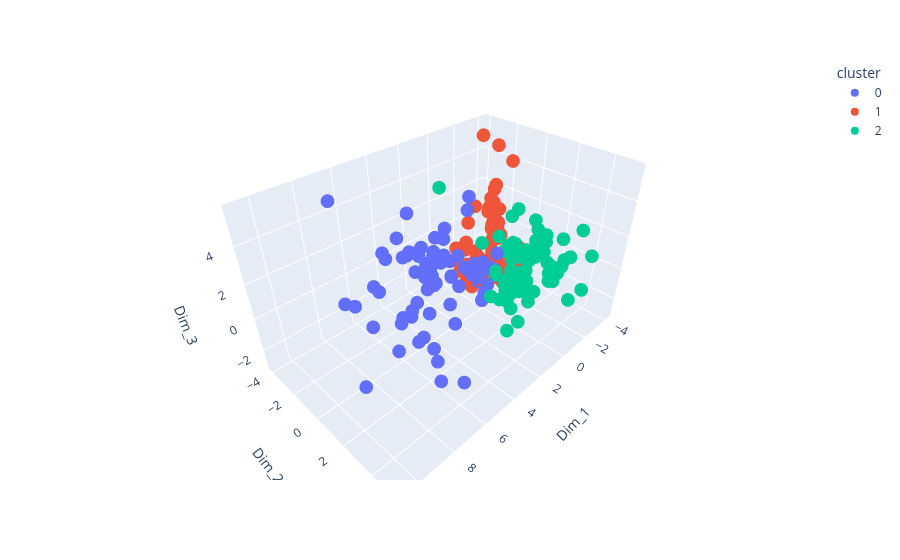

The notebook cell saved with this chart:
### Code cell
cluster_labels = hierarchy.cut_tree(hc_avg_cos, height=1)
cluster_labels_1d_3 = cluster_labels[:, 0]

plot_df3 = low_dim_df.copy()
plot_df3.columns = [f"Dim_{i+1}" for i in range(plot_df3.shape[1])]
plot_df3["cluster"] = cluster_labels_1d_3.astype(str)

fig = px.scatter_3d(
    plot_df3,
    x="Dim_1",
    y="Dim_2",
    z="Dim_3",
    color="cluster",
    hover_data=plot_df3.columns)

fig.show()

ct = pd.crosstab(cluster_labels_1d_3, labels)
print(ct)
